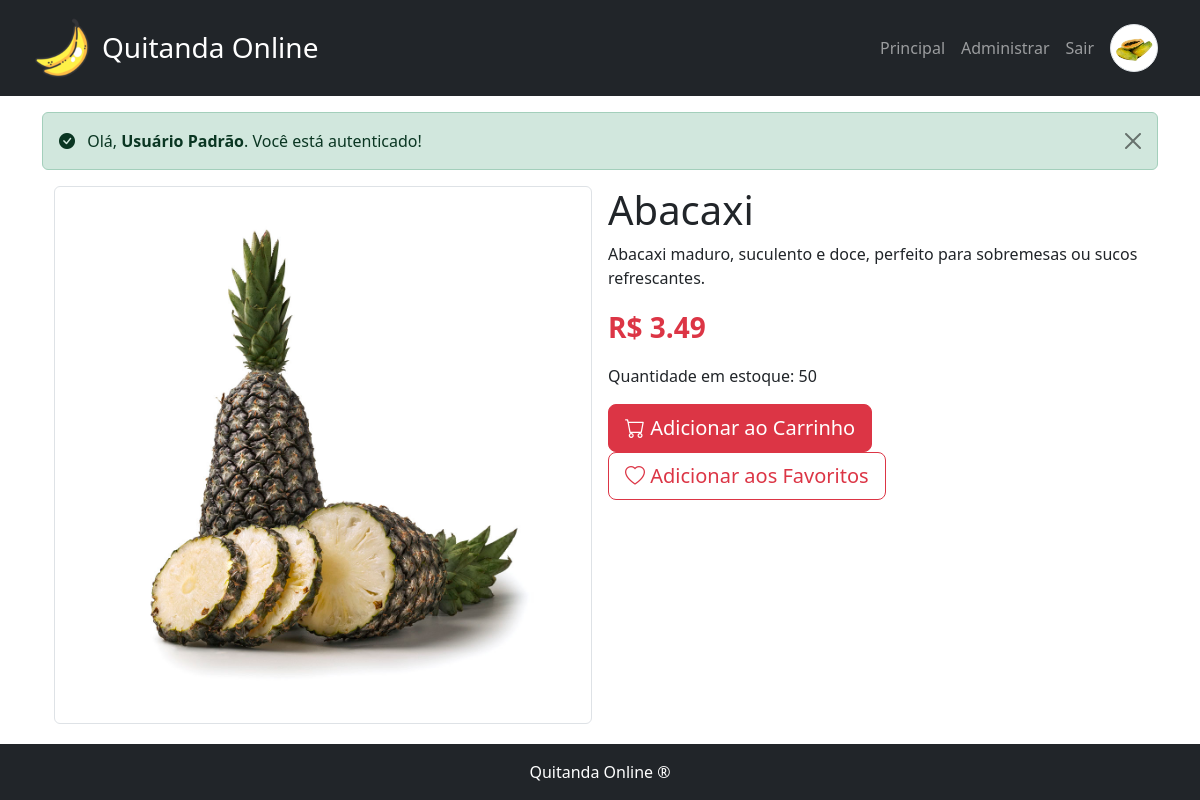
Screenshot of /produto/2 (signed in) with the database file from the repository.
### tables this page shows
CREATE TABLE produto (
        id INTEGER PRIMARY KEY AUTOINCREMENT,
        nome VARCHAR(100) NOT NULL,
        descricao VARCHAR(1000) NOT NULL,
        preco REAL NOT NULL,
        estoque INTEGER NOT NULL);

### routes/public_router.py (the view)
@router.get("/")
def get_root(request: Request):
    produtos = ProdutoRepo.obter_todos()
    response = templates.TemplateResponse(
        "index.html", {"request": request, "produtos": produtos})
    return response

### templates/produto.html (shortened to what this page needs)
{% extends "base.html" %}
{% block conteudo %}
<div class="container">
    <div class="row g-3">
        <div class="col-12 col-sm-6">
            <img src="/static/img/produtos/{{'{:06d}'.format(produto.id)}}.jpg" class="img-thumbnail" id="imgProduto">
        </div>
        <div class="col-12 col-sm-6">
            <h1>{{produto.nome}}</h1>
            <p>
                {{produto.descricao}}
            </p>
            <p class="text-danger fs-3 fw-bold">R$ {{produto.preco}}</p>
            <p>Quantidade em estoque: {{produto.estoque}}</p>
            <p>
                <button class="btn btn-lg btn-danger mb-3 mb-xl-0 me-2">
                    <i class="bi-cart"></i> Adicionar ao Carrinho
                </button>
                <button class="btn btn-lg btn-outline-danger">
                    <i class="bi-heart"></i> Adicionar aos Favoritos
                </button>
            </p>
        </div>
    </div>
</div>
{% endblock %}

### rows the page displays
produto: nome "Abacaxi", descricao "Abacaxi maduro, suculento e doce, perfeito para sobremesas ou sucos refrescantes.", preco "3.49", estoque "50"

### other values shown
{{ mensagem|safe }} "Olá, Usuário Padrão . Você está autenticado!"
